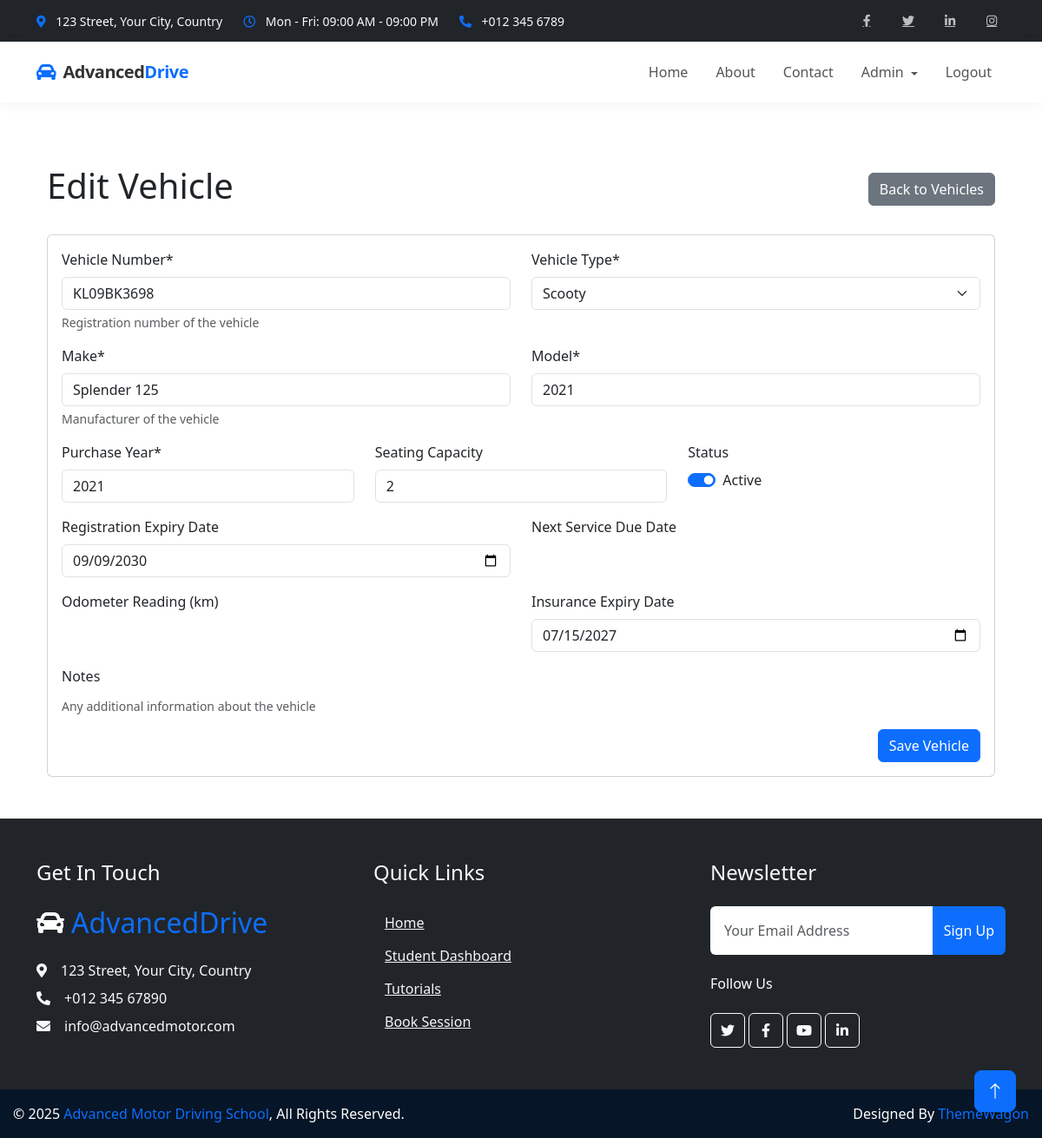
The page /admin-dashboard/vehicles/4/edit/ (signed in) on the database its author committed.
### vehicles/models.py (models this page shows, shortened)
class Vehicle(models.Model):
    VEHICLE_TYPES = (
        ('CAR', 'Car'),
        ('SCOOTY', 'Scooty'),
        ('OTHER', 'Other')
    )
    vehicle_number = models.CharField(max_length=20, unique=True)
    make = models.CharField(max_length=50)
    model = models.CharField(max_length=100)
    vehicle_type = models.CharField(max_length=10, choices=VEHICLE_TYPES)
    purchased_year = models.PositiveIntegerField()
    registration_expiry = models.DateField(null=True, blank=True)
    insurance_expiry = models.DateField(null=True, blank=True)
    seating_capacity = models.PositiveIntegerField(default=2)
    last_service_date = models.DateField(null=True, blank=True)
    next_service_due = models.DateField(null=True, blank=True)
    odometer_reading = models.PositiveIntegerField(default=0)
    is_active = models.BooleanField(default=True)
    created_at = models.DateTimeField(auto_now_add=True)
    updated_at = models.DateTimeField(auto_now=True)

### admins/views.py (the view)
# urls.py: path('vehicles/<int:vehicle_id>/edit/', views.edit_vehicle, name='edit_vehicle'),
@login_required
def edit_vehicle(request, vehicle_id):
    if not hasattr(request.user, 'admin'):
        messages.error(request, "You don't have permission to access this page.")
        return redirect('home')
    vehicle = get_object_or_404(Vehicle, id=vehicle_id)
    if request.method == 'POST':
        form = VehicleForm(request.POST, instance=vehicle)
        if form.is_valid():
            vehicle = form.save()
            messages.success(request, f"Vehicle {vehicle.vehicle_number} updated successfully.")
            return redirect('admins:manage_vehicles')
    else:
        form = VehicleForm(instance=vehicle)
    return render(request, 'admins/vehicle_form.html', {
        'form': form,
        'vehicle': vehicle,
        'title': 'Edit Vehicle'
    })

### admins/templates/admins/vehicle_form.html (shortened to what this page needs)
{% extends 'base.html' %}
{% block content %}
<div class="container mt-4">
    <div class="d-flex justify-content-between align-items-center">
        <h1>{{ title }}</h1>
        <a href="{% url 'admins:manage_vehicles' %}" class="btn btn-secondary">Back to Vehicles</a>
    </div>
    <div class="card mt-4">
        <div class="card-body">
            <form method="post" novalidate>
                <div class="row">
                    <div class="col-md-6 mb-3">
                        <label for="{{ form.vehicle_number.id_for_label }}" class="form-label">Vehicle Number*</label>
                        {{ form.vehicle_number }}
                        <div class="form-text">Registration number of the vehicle</div>
                    </div>
                    <div class="col-md-6 mb-3">
                        <label for="{{ form.vehicle_type.id_for_label }}" class="form-label">Vehicle Type*</label>
                        {{ form.vehicle_type }}
                    </div>
                </div>
                <div class="row">
                    <div class="col-md-6 mb-3">
                        <label for="{{ form.make.id_for_label }}" class="form-label">Make*</label>
                        {{ form.make }}
                        <div class="form-text">Manufacturer of the vehicle</div>
                    </div>
                    <div class="col-md-6 mb-3">
                        <label for="{{ form.model.id_for_label }}" class="form-label">Model*</label>
                        {{ form.model }}
                    </div>
                </div>
                <div class="row">
                    <div class="col-md-4 mb-3">
                        <label for="{{ form.purchased_year.id_for_label }}" class="form-label">Purchase Year*</label>
                        {{ form.purchased_year }}
                    </div>
                    <div class="col-md-4 mb-3">
                        <label for="{{ form.seating_capacity.id_for_label }}" class="form-label">Seating Capacity</label>
                        {{ form.seating_capacity }}
                    </div>
                    <div class="col-md-4 mb-3">
                        <label class="form-label">Status</label>
                        <div class="form-check form-switch">
                            {{ form.is_active }}
                            <label class="form-check-label" for="{{ form.is_active.id_for_label }}">Active</label>
                        </div>
                    </div>
                </div>
                <div class="row">
                    <div class="col-md-6 mb-3">
                        <label for="{{ form.registration_expiry.id_for_label }}" class="form-label">Registration Expiry Date</label>
                        {{ form.registration_expiry }}
                    </div>
                    <div class="col-md-6 mb-3">
                        <label for="{{ form.next_service_due.id_for_label }}" class="form-label">Next Service Due Date</label>
                    </div>
                </div>
                <div class="row">
                    <div class="col-md-6 mb-3">
                        <label for="{{ form.odometer_reading.id_for_label }}" class="form-label">Odometer Reading (km)</label>
                    </div>
                    <div class="col-md-6 mb-3">
                        <label for="{{ form.insurance_expiry.id_for_label }}" class="form-label">Insurance Expiry Date</label>
                        {{ form.insurance_expiry }}
                    </div>
                </div>
                <div class="row">
                    <div class="col-12 mb-3">
                        <label for="{{ form.notes.id_for_label }}" class="form-label">Notes</label>
                        <div class="form-text">Any additional information about the vehicle</div>
                    </div>
                </div>
                <div class="d-flex justify-content-end">
                    <button type="submit" class="btn btn-primary">Save Vehicle</button>
                </div>
            </form>
        </div>
    </div>
</div>
{% endblock %}

### static/css/style.css (style rules this page uses)
:root { --primary: #F3BD00; --secondary: #757575; --light: #F3F6F8; --dark: #0C2B4B; }
.btn { font-weight: 500; transition: .5s; }
.btn.btn-primary, .btn.btn-outline-primary:hover { color: #FFFFFF; }

### templates/base.html (style rules this page uses)
html, body { height: 100%; margin: 0; padding: 0; display: flex; flex-direction: column; }

### rows shown on the page
Vehicle: vehicle_number "KL09BK3698", vehicle_type "Scooty", make "Splender 125", model "2021", purchased_year "2021", seating_capacity "2", is_active "☑", registration_expiry "09/09/2030", insurance_expiry "07/15/2027"

### other values the page prints
{{ title }} "Edit Vehicle"
